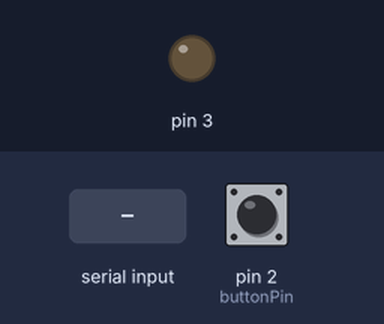
The sketch below on a simulated Arduino Uno, built with avr-gcc and run on an emulated ATmega328P. Parts: output pins drawn as LEDs (lit = HIGH). The test bench sets the inputs (shaded band); at power-on: pin 2 (buttonPin) LOW.

Above: at 1.2 s.
1.3 s: "1" received over Serial
At 2.8 s:
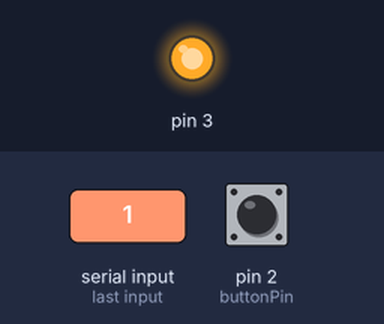
5.4 s: "0" received over Serial
At 7.0 s:
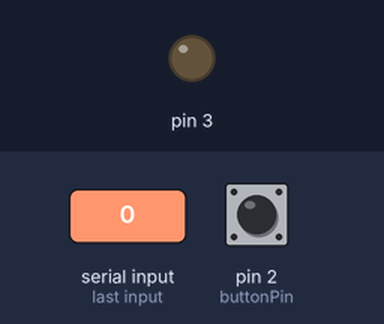
7.9 s: "2" received over Serial
At 10.2 s:
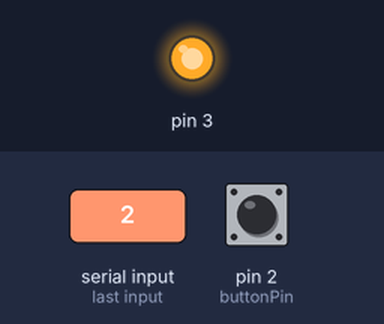
Timing chart, 0 to 11.7 s (numbered marks = the images above; inputs shaded):
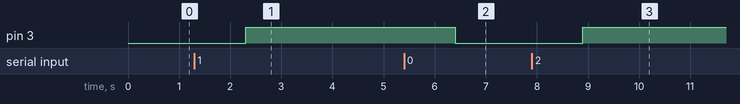

Measured:
- after the input at 1.3 s, pin 3: LOW → HIGH after 1.0 s
- after the input at 5.4 s, pin 3: HIGH → LOW after 1.0 s
- after the input at 7.9 s, pin 3: LOW → HIGH after 1.0 s

The sketch:

rmeji3Lab7.ino
```cpp
/*
// Rafael Mejia, 679124181 rmeji3
// Jose Leal, 674903709 jleal9
// TA -
// Lab 7
// Description -
make 2 arduinos communicate by using a push button and leds. One button should activate the other's led
// References - https://www.instructables.com/Arduino-Serial-Communication/
https://www.arduino.cc/reference/tr/language/functions/communication/serial/
https://docs.arduino.cc/built-in-examples/digital/Debounce/

*/

char msg[2] =  "1";
unsigned long lastDebounceTime = 0;  // the last time the output pin was toggled
unsigned long debounceDelay = 50;
int ledState = LOW;         // the current state of the output pin
int buttonState;             // the current reading from the input pin
int lastButtonState = LOW;
int buttonPin = 2;
void setup(){
// Begin the Serial at 9600 Baud
	Serial.begin(9600);
  	pinMode(2,INPUT);
  	pinMode(3, OUTPUT);
}
void loop() {

  if (Serial.available() > 0){
    char t[2];
    Serial.readBytes(t, 2);
    ledState = !ledState;
    digitalWrite(3, ledState);
  }
  int reading = digitalRead(buttonPin);


  if (reading != lastButtonState) {
    // reset the debouncing timer
    lastDebounceTime = millis();
  }

  if ((millis() - lastDebounceTime) > debounceDelay) {
    // whatever the reading is at, it's been there for longer
    // than the debounce delay, so take it as the actual current state:

    // if the button state has changed:
    if (reading != buttonState) {
       buttonState = reading;

      // only toggle the LED if the new button state is HIGH
      if (buttonState == HIGH) {
        Serial.write(msg, 2);
      }
    }
  }
  lastButtonState = reading;
}
```
